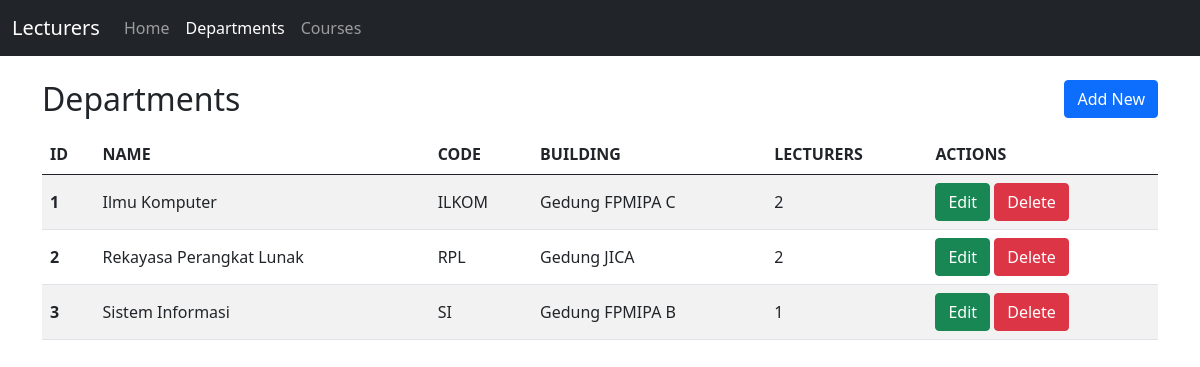
The page /Project/departments.php on the database its author committed.
### tables this page shows
CREATE TABLE departments (
    id INT AUTO_INCREMENT PRIMARY KEY,
    name VARCHAR(100) NOT NULL,
    code VARCHAR(10) NOT NULL,
    building VARCHAR(50)
);

### Project/controllers/DepartmentController.php (called while the page is built, shortened)
<?php
include_once(__DIR__ . "/../models/DB.php");
include_once(__DIR__ . "/../views/DepartmentView.php");
class DepartmentController
{
    private $department;
    function __construct()
    {
        $this->department = new Department(Config::$db_host, Config::$db_user, Config::$db_pass, Config::$db_name);
    }
    public function index()
    {
        $this->department->open();
        $this->department->getAll();
        $data = $this->department->fetchAll();
        $view = new DepartmentView();
        $view->renderList($data);
    }
}

### Project/models/DB.php (called while the page is built, shortened)
<?php
class DB
{
    protected $db_host = "";
    protected $db_user = "";
    protected $db_pass = "";
    protected $db_name = "";
    protected $db_link = null;
    function __construct($db_host, $db_user, $db_pass, $db_name)
    {
        $this->db_host = $db_host;
        $this->db_user = $db_user;
        $this->db_pass = $db_pass;
        $this->db_name = $db_name;
    }
    function open()
    {
        $this->db_link = mysqli_connect($this->db_host, $this->db_user, $this->db_pass, $this->db_name);
        mysqli_set_charset($this->db_link, "utf8mb4");
    }
    function execute($query, $types = "", $params = array())
    {
        $stmt = mysqli_prepare($this->db_link, $query);
        if (!mysqli_stmt_execute($stmt)) {
            die("Query gagal: " . mysqli_stmt_error($stmt));
        }
        $this->result = mysqli_stmt_get_result($stmt);
        return $this->result;
    }
}

### Project/models/Department.php (called while the page is built, shortened)
<?php
class Department extends DB
{
    function getAll()
    {
        $query = "SELECT d.*, COUNT(l.id) AS total_lecturers
                  FROM departments d
                  LEFT JOIN lecturers l ON l.department_id = d.id
                  GROUP BY d.id
                  ORDER BY d.id";
        return $this->execute($query);
    }
}

### Project/views/DepartmentView.php (the view, shortened to what this page needs)
<?php
class DepartmentView extends BaseView
{
    public function renderList($data)
    {
        $rows = "";
        foreach ($data as $row) {
            $rows .= "<tr>
                <th>" . e($row['id']) . "</th>
                <td>" . e($row['name']) . "</td>
                <td>" . e($row['code']) . "</td>
                <td>" . e($row['building']) . "</td>
                <td>" . e($row['total_lecturers']) . "</td>
                <td>
                  <a class='btn btn-success' href='departments.php?action=edit&amp;id=" . e($row['id']) . "'>Edit</a>
                  <form method='post' action='departments.php?action=delete' class='d-inline' onsubmit=\"return confirm('Delete this department?')\">
                    <input type='hidden' name='id' value='" . e($row['id']) . "'>
                    <button type='submit' class='btn btn-danger'>Delete</button>
                  </form>
                </td>
              </tr>";
        }
    }
}

### rows shown on the page
departments: id "1", name "Ilmu Komputer", code "ILKOM", building "Gedung FPMIPA C", total_lecturers "2"
departments: id "2", name "Rekayasa Perangkat Lunak", code "RPL", building "Gedung JICA", total_lecturers "2"
departments: id "3", name "Sistem Informasi", code "SI", building "Gedung FPMIPA B", total_lecturers "1"

### other values the page prints
$this->getContent() "Lecturers Home Departments Courses Departments Add New ID NAME CODE BUILDING LECTURERS ACTIONS"
